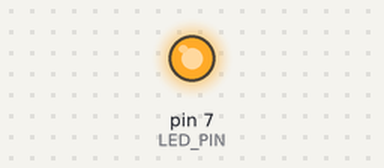
This sketch was run on a simulated Arduino Uno, built with avr-gcc and run on an emulated ATmega328P. On the bench: output pins drawn as LEDs (lit = HIGH).

Above: at 1.5 s.
At 6.8 s:
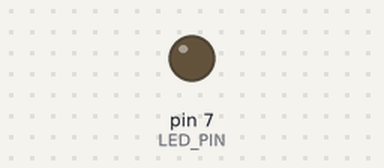
Timing chart, 0 to 8.2 s (numbered marks = the images above):
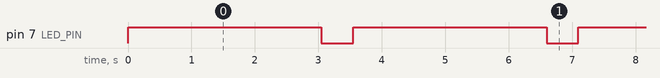

The sketch:

Blink.ino
```cpp
int LED_PIN = 7;
int onTime = 3050;
int offTime = 500;
void setup() {
  // initialize digital pin 13 as an output.
  pinMode(LED_PIN, OUTPUT);
}

void loop() {
  digitalWrite(LED_PIN, HIGH);   // turn the LED on (HIGH is the voltage level)
  delay(onTime);              // wait for a second
  digitalWrite(LED_PIN, LOW);    // turn the LED off by making the voltage LOW
  delay(offTime);              // wait for a second
}
```

Measured:
- by itself, pin 7 (LED_PIN): alternates HIGH for 3.1 s and LOW for 0.50 s
